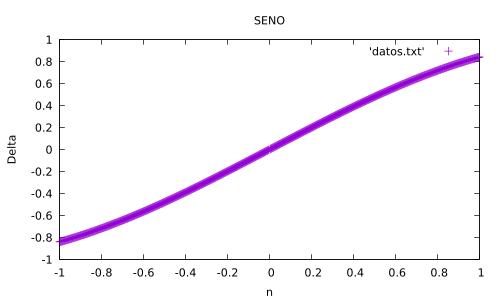

Source code (gnuplot):
set term pdf
set out '1.pdf'
set xlabel 'n'
set ylabel 'Delta'
set title 'SENO'
# Fill here to set log scale in y
plot 'datos.txt' #w lp
